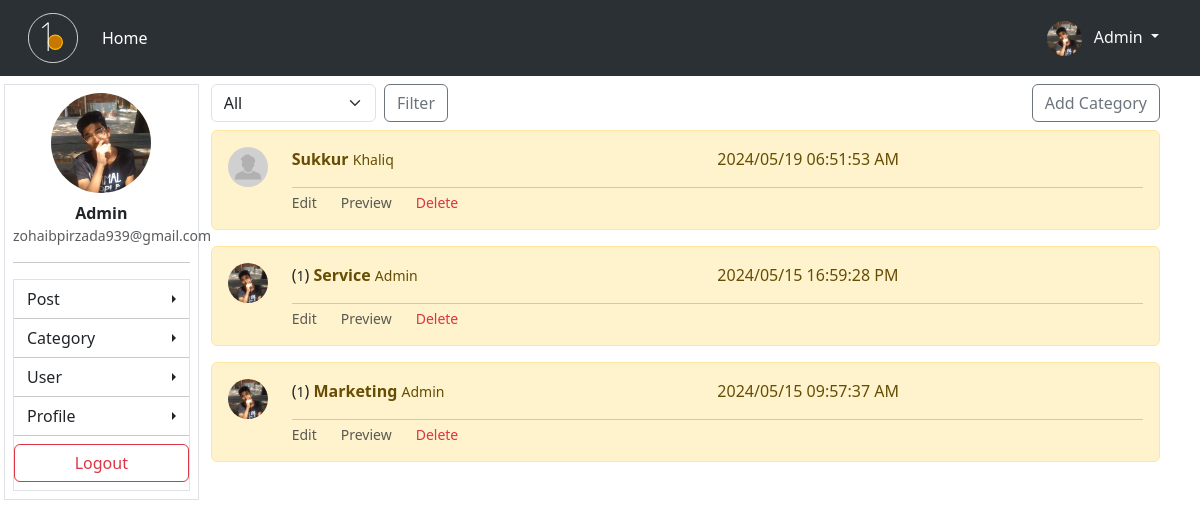
Page /dashboard/all-categories/ (signed in) on the earlier database version.
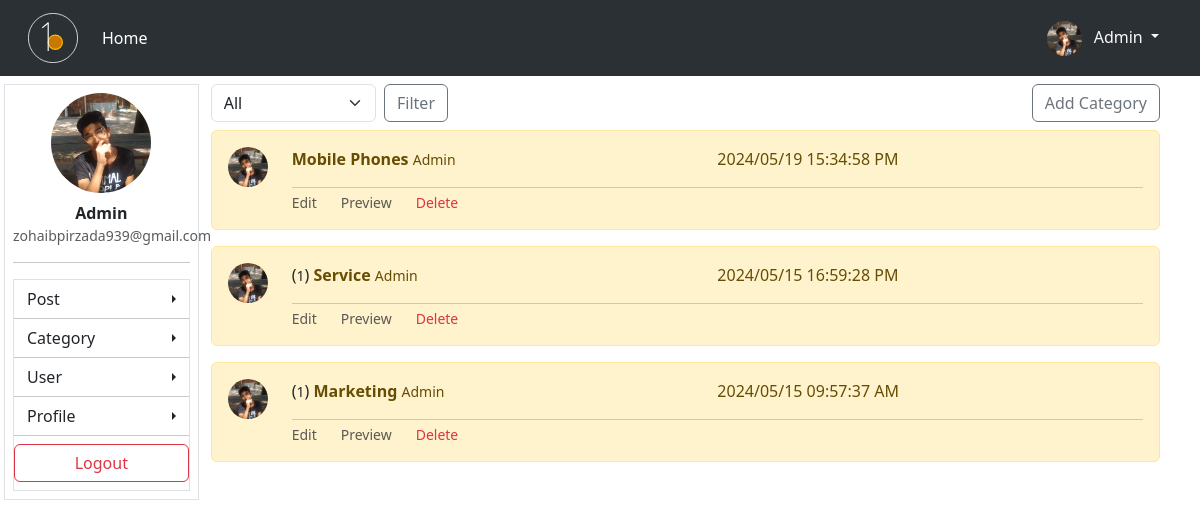
Same page on the later database version.
### blog/models.py (models this page shows, shortened)
class Category(models.Model):
    user = models.ForeignKey(User, on_delete=models.CASCADE, related_name='cat_user')
    name = models.CharField(max_length=200)
    cat_image = models.ImageField(upload_to='cat/img', blank=True)
    create_date = models.DateTimeField(auto_now_add=True)

class Profile(models.Model):
    user = models.OneToOneField(User, on_delete=models.CASCADE)
    profile_pic = models.ImageField(upload_to='images', default='image/profile.png')
    staff = models.CharField(max_length=20, choices=STAFF_SELECTOR , default='Pending')

### dashboard/views.py (the view)
# urls.py: path('all-categories/', views.all_categories, name='all_categories'),
def all_categories(request):
    user = get_object_or_404(User, id=request.user.id)
    profile = get_object_or_404(Profile, user=user)
    if profile.staff == 'Approved':
        categories = Category.objects.order_by('-create_date')
        filter_user = User.objects.filter(profile__staff='Approved')
        if request.method == 'GET':
            select = request.GET.get('filter')
            if select == 'All':
                categories = Category.objects.order_by('-create_date')
            elif select != None:
                categories = Category.objects.filter(user__username=select).order_by('-create_date')
                print(select)
        return render(request, 'all_categories.html', {'categories' : categories, "filter_user" : filter_user, 'select_user' : select})
    else:
        messages.success(request, 'Your are not team staff')
        return redirect('index')

### dashboard/templates/all_categories.html (shortened to what this page needs)
{% extends 'dashboard/base.html' %}
{% block content %}
<div class="w-100 d-flex align-items-center justify-content-between mb-2">
    <div class="w-25">
        <form method="get" class="d-flex gap-2 align-items-center">
            <select name="filter" id="filter" class="form-select">
                <option value="All">All</option>
            </select>
            <button type="submit" class="btn btn-outline-secondary">Filter</button>
        </form>
    </div>
    <a href="{% url 'add_category' %}" class="btn btn-outline-secondary">Add Category</a>
</div>
{% for category in categories %}
<div class="alert alert-warning" role="alert">
    <div class="row">
        <div class="col-auto"><img src="{{category.user.profile.profile_pic.url}}"
                class="rounded-circle object-fit-cover" style="object-position: 0% 0%;" width="40px" height="40px"
                alt=""></div>
        <div class="col">
            <div class="w-100 d-flex">
                <div class="w-75">
                    {% if category.blog_set.count > 0 %}
                    <a class="text-dark text-decoration-none"  href="{% url 'cat_set' category.id %}">(<small>{{category.blog_set.count}}</small>)</a> <strong>{{category.name|capfirst}}</strong> <small>{{category.user.username|capfirst}}</small>
                    {% else %}
                    <strong>{{category.name|capfirst}}</strong> <small>{{category.user.username|capfirst}}</small>
                    {% endif %}
                </div>
                <div class="w-75">
                    <p>{{category.create_date|date:'Y/m/d H:i:s A'}} </p>
                </div>
            </div>
            <hr class="m-0">
            <div class="w-100 row">
                <div class="col-auto form-text"><a class="nav-link" href="{% url 'edit_category' category.id  %}"> Edit</a></div>
                <div class="col-auto form-text">Preview</div>
                {% if request.user.id == 1 %}
                <div class="col-auto form-text "><a class="text-danger nav-link p-0 m-0"
                        href="{% url 'delete_cat' category.id %}">Delete</a></div>
                {% elif request.user.id == category.user.id %}
                <div class="col-auto form-text "><a class="text-danger nav-link p-0 m-0"
                        href="{% url 'delete_cat' category.id %}">Delete</a></div>
                {% endif %}
            </div>
        </div>
    </div>
</div>
{% empty %}
<div class="w-100 text-center">
    <h1 style="text-transform:capitalize;">
        {{select_user}}'s not have any Post🤷‍♀️🤷‍♀️
    </h1>
</div>
{% endfor %}
{% endblock content %}

Differences in the rows shown:
removed Category: user.profile.profile_pic (placeholder picture), name "Sukkur", user.username "Khaliq", create_date "2024/05/19 06:51:53 AM"
added Category: user.profile.profile_pic (picture), name "Mobile Phones", user.username "Admin", create_date "2024/05/19 15:34:58 PM"
